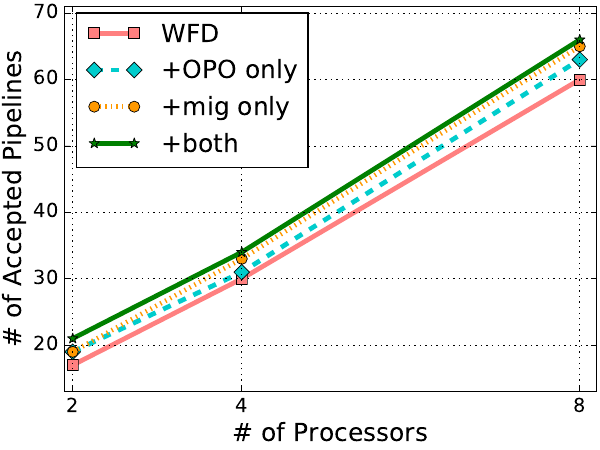

Python code for this plot:
import numpy as np
import math
import matplotlib.pyplot as plt
import matplotlib.ticker as tkr
import sys

def main():

    markers = ["s", "D", "o", "*", "v", "^"]
    linestyles = ['-', '--', ':', '-', '--', '--']
    colors = ['#ff8080', "#00cccc", '#ff9900', 'g', 'k', 'm', 'r']
    patterns = ['o', 'x', '\\', '+', '.', 'O', '-']

    # Data format
    #<first line> number of cores per Pipeline
    #<second lines> - without opti
    #<third line> - with opo only
    #<fourth line> - with mig only
    #<fourth line> - with both

    cores = []
    total_tasks = []
    without_opti = []
    with_mig = []
    with_opo = []
    with_both = []
    with open("accept_multiprocessor_scale.csv") as f:
        cores = [float(x) for x in f.readline().strip().rstrip('\n').split(" ")]
        without_opti = [int(x) for x in f.readline().strip().rstrip('\n').split(" ")]
        with_opo = [int(x) for x in f.readline().strip().rstrip('\n').split(" ")]
        with_mig = [int(x) for x in f.readline().strip().rstrip('\n').split(" ")]
        with_both = [int(x) for x in f.readline().strip().rstrip('\n').split(" ")]

    # convert to percentage based on total task
    # without_opti = [100 * float(without_opti[i]) / total_tasks[i] for i in range(len(total_tasks))]
    # with_mig = [100 * float(with_mig[i]) / total_tasks[i] for i in range(len(total_tasks))]
    # with_opo = [100 * float(with_opo[i]) / total_tasks[i] for i in range(len(total_tasks))]
    # with_both = [100 * float(with_both[i]) / total_tasks[i] for i in range(len(total_tasks))]

    fig = plt.figure(num=None, figsize=(6, 4.5), dpi=80, edgecolor='k')
    plt.xlim(1.9, 8.2)

    ax = fig.add_subplot(111)
    plt.ylim(13, 71)

    plt.xlabel("# of Processors", fontsize=18)
    plt.ylabel("# of Accepted Pipelines", fontsize=18)

    labels = ["WFD", "+OPO only", "+mig only", "+both"]

    xticks = cores
    plt.xticks(xticks)

    i = 0
    ax.plot(xticks, without_opti, color=colors[i], label=labels[i], linewidth=3.4, linestyle=linestyles[i], marker=markers[i] , markersize=8)

    i += 1
    ax.plot(xticks, with_opo, color=colors[i], label=labels[i], linewidth=3.4, linestyle=linestyles[i], marker=markers[i] , markersize=8)

    i += 1
    ax.plot(xticks, with_mig, color=colors[i], label=labels[i], linewidth=3.4, linestyle=linestyles[i], marker=markers[i] , markersize=8)

    i += 1
    ax.plot(xticks, with_both, color=colors[i], label=labels[i], linewidth=3.4, linestyle=linestyles[i], marker=markers[i] , markersize=8)

    plt.tick_params(axis='both', which='major', labelsize=14)
    ax.get_yaxis().set_tick_params(which='minor', size=0)
    ax.get_yaxis().set_tick_params(which='minor', width=0)

    ax.legend(loc='lower left', bbox_to_anchor=(0.0, 0.55), prop={'size': 18}, handlelength=2.2)
    plt.grid()
    plt.tight_layout(pad=0.20)
    # plt.show()
    plt.savefig("accept_multiprocessor_scale.pdf")


if __name__ == "__main__":
    main()
